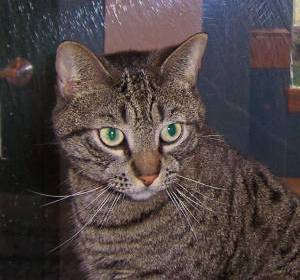
#> input picture data/cats_and_dogs_filtered/train/cats/cat.1.jpg, 300 x 280 px; its folder holds only this picture in this run
$ jupyter execute '1.3 Loading image data.ipynb'   (shell and % lines are left out)
#> lines starting #> are read from the running program, lines starting #| are printed output that depends on the picture
<div style="
    position: relative;
    width: 100%;
    height: 100%;
    overflow: hidden;
    border-radius: 10px;
">

<img src="../img/AML_Banner2.png" style="
    width: 100%;
    height: 100%;
    object-fit: cover;
">

<div style="
    position: absolute;
    top: 40%;
    left: 50%;
    transform: translate(-50%, -50%);
    color: white;
    font-size: 40px;
    font-weight: 600;
    text-align: center;
    font-family: Arial, sans-serif;
    text-shadow: 0px 3px 12px rgba(0,0,0,0.6);
">
Image Data for Machine Learning
</div>

</div>

### Introduction

In computer vision and machine learning, images are not just pictures, they're data. Behind every image is a grid of numbers that represent the intensity of light or colour at each pixel. These numbers form a structured array, which can be processed by machine learning models to recognise patterns, make predictions, or classify content.

Each image has three key components:

- *Height*: the number of pixels from top to bottom
- *Width*: the number of pixels from left to right
- *Colour channels*: the number of layers used to store colour information

The structure of an image is typically written as:

```
(Height, Width, Channels)
```

For example, a standard colour image that is 64 pixels wide and 64 pixels tall with 3 colour channels would be represented as:

```
(64, 64, 3)
```

This 3D array format allows us to process and manipulate image data using numerical tools such as *NumPy* and *OpenCV*.

### Colour channels: RGB vs. Grayscale

Most digital images use the *RGB* format, which includes three separate channels for <span style="color:red;">Red</span>, <span style="color:darkgreen;">Green</span>, and <span style="color:CornflowerBlue;">Blue</span>. Each channel is a 2D grid of values between 0 and 255, representing how intense that colour is at each pixel. When all three channels are combined, they produce a full-colour image.

Some images, however, are in *grayscale*. These images use just one channel to represent brightness or light intensity. A grayscale image has dimensions like:

```
(Height, Width, 1)
```

Each pixel has a single value from 0 (black) to 255 (white), with shades of grey in between. Grayscale images are simpler and take up less space, which can be useful when colour information isn't important for the task.

### Preprocessing image data

Preprocessing is a crucial step in preparing image data for machine learning. Raw images often come in different sizes, formats, and quality levels, which can confuse a model and lead to poor performance. Preprocessing helps to clean, standardise, and enrich the dataset so that models can learn more effectively.

When done properly, it improves model accuracy, speeds up training, and helps the model generalise better to new images. Here are some of the key techniques involved:

- *Resizing*: </br>
Images in a dataset often have different dimensions. Resizing makes sure that all images are the same size, which is essential because machine learning models expect a fixed input shape. For example, all images might be resized to 128×128 pixels.

- *Normalisation*: </br>
Pixel values in an image usually range from 0 to 255. Normalisation scales these values down to a smaller range, typically from 0 to 1, so that the model can learn more efficiently. This helps prevent certain features from overpowering others due to large numeric differences.

- *Data Augmentation*: </br>
Instead of collecting more images, we can artificially increase the size and diversity of the dataset by applying simple transformations to existing images. These include:
  - *Flipping* (horizontally or vertically)
  - *Rotating* at various angles
  - *Zooming in or out*
  - *Shifting* images left, right, up, or down

This makes the model more robust by exposing it to a wider variety of examples.

- *Flattening*: </br>
Traditional machine learning algorithms (like decision trees or support vector machines) require input as a one-dimensional vector. Flattening takes the 2D image, or 3D if colour (width, height, RGB channels), and turns it into a long row of pixel values so that it can be used with these models. These models are not always the best for image data, unlike *Convolutional Neural Networks (CNNs)*, that do not require this step and instead operate with all three dimensions.

Machine learning models,  especially *CNNs*, require input images to be in a consistent format. If your dataset includes images of different sizes or channel types (some RGB, some greyscale), it can confuse the model and reduce performance.

To avoid this, you need to:
- *Resize* all images to the same dimensions
- *Normalise* pixel values so they fall within a common range (e.g. 0 to 1)
- *Ensure consistent colour format*, either converting all to RGB or all to greyscale

Uniform image input makes it easier for the model to extract useful features and generalise to new, unseen images.

In short, these steps help turn a messy collection of images into a structured, consistent dataset that's ready for training. When you preprocess your data well, you give your model the best chance to learn from it accurately and reliably.

## Load image data for classification tasks
When working on an image classification task, such as distinguishing between cats and dogs, it is essential to organise the dataset in a structured format. A common approach is to store images in separate folders based on their categories (like movie review sentiment data).

For this example, we assume that our dataset is stored in a directory `./cats_dogs/train/`, which contains two subdirectories `cats/` and `dogs/` where each folder holds multiple images of the respective animal:

```
./cats_dogs/train/
    cats/
      cat_1.jpg
      cat_2.jpg
      ...
    dogs/
      dog_1.jpg
      dog_2.jpg
      ...
```
This folder structure is widely used because it allows for easy dataset management and seamless integration with deep learning libraries such as TensorFlow, PyTorch, and OpenCV. Most deep learning frameworks have built-in functions that can automatically load images from such structured directories, making preprocessing and training more efficient.

### Installing Python libraries

### Loading the data

The following code sets up key parameters and data structures for processing our image classification dataset. It defines the image size, dataset path, class labels, and initialises empty lists to store image data and labels for training a model.

First we set a fixed size of 64×64 pixels for all images. Resizing ensures that all images have the same dimensions, which is necessary for consistent input into a machine learning model.

We then define the path where the dataset images are stored. This path will be used to load images from different class folders (e.g., "train/cats" and "train/dogs"):

[cell 1]
IMG_SIZE = 64  # Resize images to 64x64

DATASET_PATH = "cats_and_dogs_filtered/train/" # Path to the folder containing data

categories = ["cats", "dogs"]  # The subfolders - class labels

We also create two lists to store the data we'll use for training:

- *`X`*: This list will hold the actual image data. After each image is read, resized, and possibly converted to grayscale, we'll store the resulting pixel array in `X`. These arrays represent the *features*, the information the model will learn from.

- *`y`*: This list will hold the *labels* or target values that tell the model what each image represents. For example, we might use `0` for cats and `1` for dogs. These labels are what the model tries to predict during training.

Together, `X` and `y` form the foundation of any supervised machine learning task:
- `X` contains *what the model sees*
- `y` contains *what the model should learn to predict*

[cell 2]
X, y = [], []  # Features and Labels

### Load the images from each folder

To begin working with the *Cats vs Dogs* image dataset, we first need to gather all the image files from their respective folders. We use the `glob` module to automatically find the file paths for every image in the dataset. This saves us from having to manually list or open each file.

Once we have the file paths, we use OpenCV's `cv2.imread()` function to read each image into memory. This step converts the image into a format that can be processed in Python. After loading, we apply a series of *preprocessing steps* to prepare the image data for machine learning. These steps include resizing, adjusting colour formats, and normalising pixel values so everything is consistent and ready for training.

### Resizing

When working with image data, it's common for images to have *different sizes and resolutions*. Some might be small and square, others large and rectangular. However, machine learning models, especially deep learning models like *Convolutional Neural Networks (CNNs)*, need all images to have a *consistent input size*.

To solve this, we *resize* every image to a fixed shape, such as `64x64` pixels. This means all images are converted to the same width and height, regardless of their original size.

This is important for a few reasons:

- Neural networks expect fixed input dimensions. They're designed to accept input of a specific shape (e.g., `(64, 64, 3)` for a colour image). If each image has a different shape, the model won't know how to process them in batches.

- A large image (such as `1024x1024`) contains a lot more pixels than a small one, which means it takes longer to train the model and uses more memory. If we shrink all images to a smaller, consistent size, we make training faster and more efficient.

- Although resizing may remove some small details, it encourages the model to focus on broader patterns, such as shapes and edges, rather than unnecessary fine-grained texture. This improves performance on new, unseen images.

### Converting from BGR to RGB

OpenCV loads images using a colour format called *BGR* (Blue-Green-Red), where the order of colour channels is different from the standard *RGB* (Red-Green-Blue) used by most other libraries like Matplotlib, TensorFlow, or PIL.

If we don't fix this, the colours in the image will look wrong, for example, reds might appear blue, and vice versa.

To correct the colour order, we use the function `cv2.cvtColor(img, cv2.COLOR_BGR2RGB)`. This swaps the channels so the image is displayed and processed in the correct format. It's a small but important step that ensures colour accuracy across the entire pipeline.

### Normalising pixel values

When images are stored digitally, each pixel has a brightness value, ranging from *0 (darkest)* to *255 (brightest)*. These values are integers, and while they work well for displaying images, they can cause problems when used directly in machine learning models.

To make the data easier to work with, we *normalise* the pixel values. This means we scale them down to a *range between 0 and 1* by dividing each value by `255.0`.

This step is helpful for several reasons:

- It improves model stability. Models perform better when input values are small and within a predictable range. Large values like 255 can cause the model to update unevenly during training, making learning slower or unstable.

- It ensures fairness in learning. Without normalisation, pixels with high values could have more influence than others, even if they're not more important. Scaling the data ensures that all pixels contribute equally to what the model learns.

- It improves consistency across images. Brightness and lighting conditions can vary across images. Normalising helps reduce these differences, so the model focuses on meaningful content rather than being misled by uneven lighting.

### Storing the results

After processing, each image is added to a list called `X`. This list stores the image data, what the model will use as input. At the same time, we assign each image a label and store it in a second list called `y`. The labels tell the model what kind of image it is:
- `0` for a cat
- `1` for a dog

This structure, images in `X` and labels in `y`, creates a clear and organised dataset that we can use to train a model. It ensures that all images have been processed in the same way and that every input has a matching output:

[cell 3]
import os, glob, cv2  # Import libraries for file handling and image processing

# Loop through each category (e.g. "cats", "dogs")
for category in categories:
    path = os.path.join(DATASET_PATH, category)  # Full path to the category folder
    label = categories.index(category)  # Assign numeric label: 0 for "cats", 1 for "dogs"

    # Loop through all .jpg files in the current category folder
    for img_path in glob.glob(f"{path}/*.jpg"):
        img = cv2.imread(img_path)  # Read image using OpenCV
#> img is the input picture: shape (280, 300, 3); mean B, G, R 68, 68.3, 78.8
        if img is None:
            continue  # Skip if image couldn't be read

        # Resize image to (IMG_SIZE x IMG_SIZE)
        img = cv2.resize(img, (IMG_SIZE, IMG_SIZE))
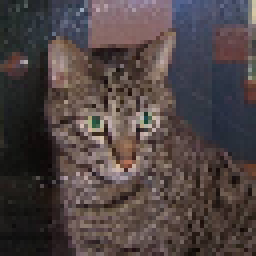
#> img: shape (64, 64, 3) (shown 4 times larger); mean B, G, R 67.7, 68, 78.5

        # Convert image from BGR (OpenCV default) to RGB
        img = cv2.cvtColor(img, cv2.COLOR_BGR2RGB)

        # Normalize pixel values to range [0, 1]
        img = img / 255.0

        # Append processed image and label to the dataset lists
        X.append(img)
        y.append(label)

### Inspecting our image training data

Now that we've finished processing all the images, we need to convert our list of images (`X`) into a format that's easier and faster for the computer to work with. We do this by turning it into a *NumPy array*, which is a type of data structure used to store numbers efficiently in Python.

Using a NumPy array has a few benefits:
- It's much faster for calculations than a regular list
- It uses less memory
- It's the format that most machine learning tools expect

We also make sure the numbers in the array are stored as *floating-point numbers* (`float32`). This is a common format used in machine learning, especially for neural networks. It works well with the *normalised pixel values* we created earlier (which now range from 0 to 1 instead of 0 to 255).

Finally, we print out how many images were loaded to double-check that everything worked correctly and that the dataset is complete. This helps us confirm that the preprocessing step didn't miss or skip any files:

[cell 4]
import numpy as np

X = np.array(X, dtype=np.float32)
y = np.array(y)

print("Number of images:", len(X))
#| Number of images: 2
print("Shape of X:", X.shape, "(num_samples,", IMG_SIZE, "*", IMG_SIZE, "*3)")
#| Shape of X: (2, 64, 64, 3) (num_samples, 64 * 64 *3)

### Understanding the structure of the image dataset

Once the images have been converted into a NumPy array (`X`), we can check its *shape*, which tells us how the data is organised.

The shape will look something like this:

```
(number_of_images, image_height, image_width, colour_channels)
```

For example, if we resized all images to `64 x 64` pixels and used colour (RGB), the shape might look like:

```
(1000, 64, 64, 3)
```

This means:
- *1000 images* in total
- Each image is *64 pixels tall and 64 pixels wide*
- Each image has *3 colour channels* (red, green, and blue)

This check is important because it confirms that every image has been resized and formatted in the same way, which is necessary before training a machine learning model. We also convert our list of labels (`y`) into a Pandas Series. This makes it easy to count how many images belong to each class, for example, how many are cats and how many are dogs.

This quick count helps us see if the dataset is *balanced* (roughly the same number of each class) or *imbalanced* (more of one than the other). A balanced dataset is often better for training because it avoids giving too much importance to one type of image:

[cell 5]
import pandas as pd

print("Label distribution:")
print(pd.Series(y).value_counts())

If both labels have equal counts, the dataset is balanced. If one label has significantly more images than the other, the model might become biased towards the majority class.

At this point, each image has been transformed into a single row of raw pixel values, creating a large feature space (e.g. 12,288 columns for color images at 64x64 resolution). Next, we can apply feature selection.

## Image augmentation

Once our images are prepared and ready for training, we can take an extra step to make our model even more effective, *image augmentation*. This simply means creating slightly altered versions of each image to give the model more variety to learn from. But why is this helpful?

In many real-world situations, images of the same object can look a bit different. For example, a photo of a dog might be taken from a different angle, in brighter lighting, or while the dog is facing the other way.

If our model only trains on one version of each image, it might learn to recognise *that specific image*, instead of learning to recognise *dogs in general*. This can lead to a problem called *overfitting*, where the model does well on training images but struggles with new ones.

Image augmentation solves this by creating new, slightly different versions of existing images. We don't need to collect more data, just use what we already have and apply small changes, such as:
- *Flipping* the image horizontally or vertically
- *Rotating* it slightly (e.g., 30 degrees)
- *Scaling* the image down (zooming out)
- *Cropping* a smaller section of the image
- *Changing the brightness*
- *Adding noise*, which mimics imperfections you might get from a camera

These changes help the model become more flexible and able to handle everyday variations in images. It makes the model more robust and better at generalising to new photos it hasn't seen before.

To make this easier, we create a function called `augment_image(img)`. This function takes one image and returns a collection of modified versions. Each variation is stored in a dictionary, where the name (like `"rotated"` or `"flipped"`) describes what kind of transformation was applied.

This allows us to train our model on a richer, more diverse set of images, even if we only started with a small dataset. In the end, the model becomes more reliable and more capable of recognising objects in the real world:

[cell 6]
def augment_image(img):
    # Dictionary to store transformed images
    transformations = {
        "Original": img,  # Keep the original image

        # Rotate the image 30 degrees around the center
        "Rotated 30°": cv2.warpAffine(
            img,
            cv2.getRotationMatrix2D((IMG_SIZE//2, IMG_SIZE//2), 30, 1.0),
            (IMG_SIZE, IMG_SIZE)
        ),

        # Flip the image horizontally (mirror effect)
        "Flipped Horizontally": cv2.flip(img, 1),

        # Flip the image vertically (upside-down)
        "Flipped Vertically": cv2.flip(img, 0),

        # Resize the image to 80% of its original size
        "Scaled 80%": cv2.resize(img, (int(IMG_SIZE * 0.8), int(IMG_SIZE * 0.8))),

        # Crop a central portion of the image (if it's large enough)
        "Random Crop": img[8:56, 8:56] if img.shape[0] > 56 else img,

        # Add Gaussian noise to simulate camera imperfections
        "Gaussian Noise": np.clip(img + 0.05 * np.random.randn(*img.shape), 0, 1)
    }

    # Return all transformed images
    return transformations

### Augmentation in practice

To see how augmentation works in action, we pick one image from our dataset (in this case, the first image in `X[0]`) and pass it through our `augment_image` function. This function creates several new versions of the image by applying different transformations, like rotating, flipping, cropping, and adding noise.

To help us understand what each transformation looks like, we create a second function called `show_augmentations`. This function displays all the augmented images side by side in a single row so we can easily compare them. A blank canvas is created for the plot. We then go through each transformed version of the image in the dictionary returned by `augment_image`.

For each one, a *subplot* is created using `plt.subplot(...)`, this is like adding a new image panel next to the previous one.  Each image is shown using `plt.imshow(img)`, and we add a title above it to explain what kind of transformation was applied (e.g. *"Rotated 30°"*, *"Flipped Horizontally"*).

The axis lines are hidden using `plt.axis("off")` to keep the display clean:

[cell 7]
import matplotlib.pyplot as plt

# Select a sample image (the first one in the collection)
sample_img = X[0]
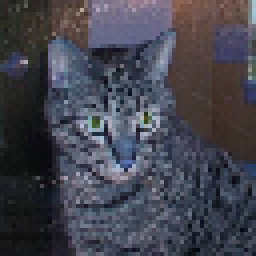
#> sample_img: shape (64, 64, 3) float32 (shown 4 times larger); mean of channels 0, 1, 2 0.308, 0.267, 0.266; drawn as B, G, R

augmented_images = augment_image(sample_img)
#> augmented_images = 7 items

def show_augmentations(augmented_images):

    plt.figure(figsize=(15, 4))

    for i, (title, img) in enumerate(augmented_images.items()):
        plt.subplot(1, len(augmented_images), i + 1)
        plt.imshow(img)
        plt.title(title)
        plt.axis("off")
#> this loop made 7 passes
#> title on passes 1 to 7: 'Original', 'Rotated 30°', 'Flipped Horizontally', 'Flipped Vertically', 'Scaled 80%', 'Random Crop', 'Gaussian Noise'
    plt.show()
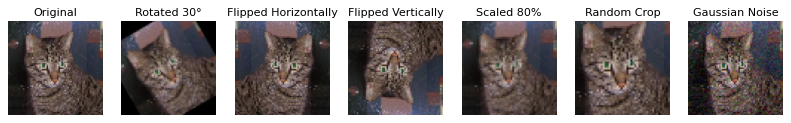
#> figure drawn by matplotlib, 7 panels

show_augmentations(augmented_images)

This helps us make sure the augmentations look reasonable before we use them to train our model. It also shows how much variation we can get from a single image, giving our model a much better chance to learn patterns that apply in real-world situations.

### Flattening images for traditional Machine Learning models

Most traditional machine learning models, like *Support Vector Machines (SVMs)*, *Decision Trees*, or *Logistic Regression*, are designed to work with data in the form of tables.

In these models, each *row* represents a single example (like an image), and each *column* represents a single feature (like a pixel value). This means they expect input as 1D vectors (a list of numbers), not 2D images.

However, images are naturally stored as 2D (or even 3D) arrays.

For example, a colour image of size `64x64` pixels with 3 colour channels (RGB) is stored as a 3D array with the shape:

```
(64, 64, 3)
```

To use this image with a traditional model, we need to *flatten* it, that is, stretch out all the pixel values into a single row of numbers. This gives us:

```
(1, 12288)
```
because `64 x 64 x 3 = 12,288`.

So instead of rows and columns, we have a single long list containing all the pixel values.

Flattening allows us to apply machine learning models to image data using the same techniques we would use for structured data like spreadsheets or sensor readings.

However, there's a trade-off!

Flattening removes the structure of the image. In other words, the model can no longer tell which pixels were near each other, or recognise shapes or patterns. Each pixel is treated as if it's unrelated to the ones around it. To overcome this limitation, we sometimes apply extra steps, like *dimensionality reduction* (e.g. PCA), or *feature extraction* using edge detectors or filters, to help capture useful patterns before training the model.

Even with these limits, flattening is a helpful way to use simpler, faster models on image data, especially when working with smaller datasets or when deep learning is not practical:

[cell 8]
X_flattened = X.reshape(len(X), -1)

print(f"New Feature Shape: {X_flattened.shape}")
#| New Feature Shape: (2, 12288)
